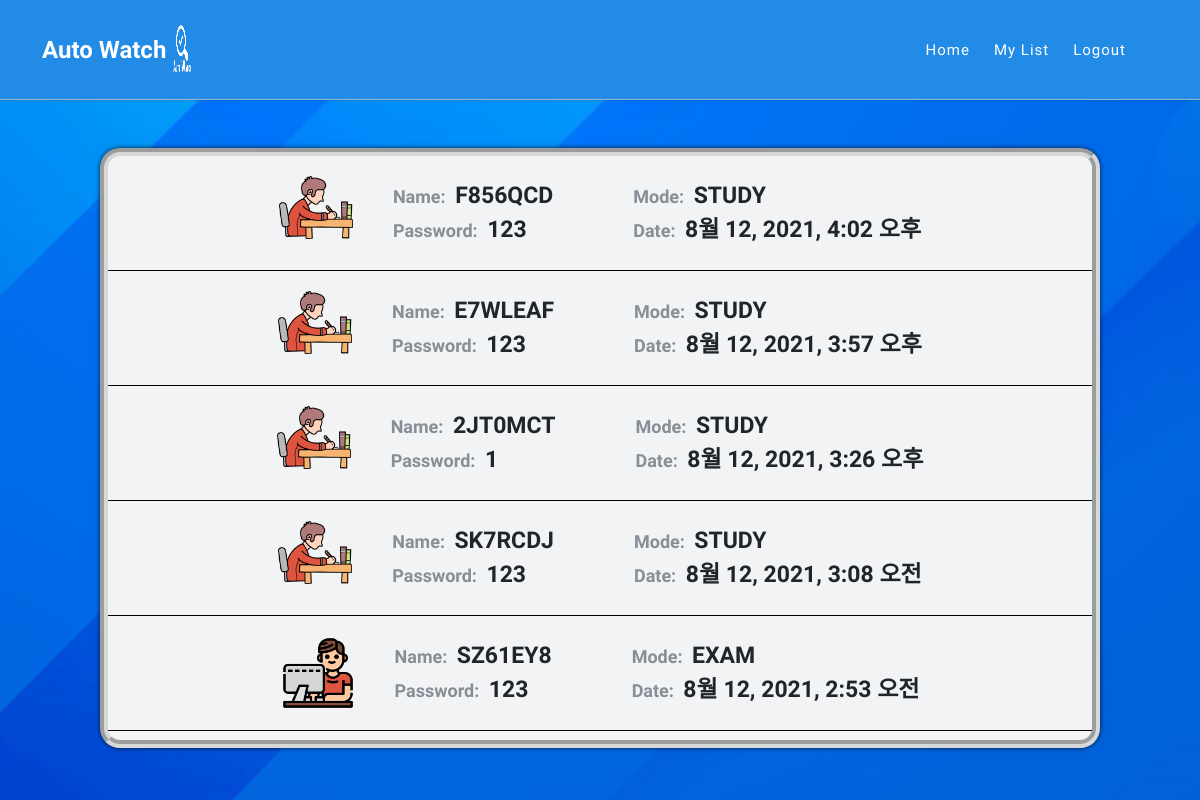
The app's page /main/list/room (signed in), older data.
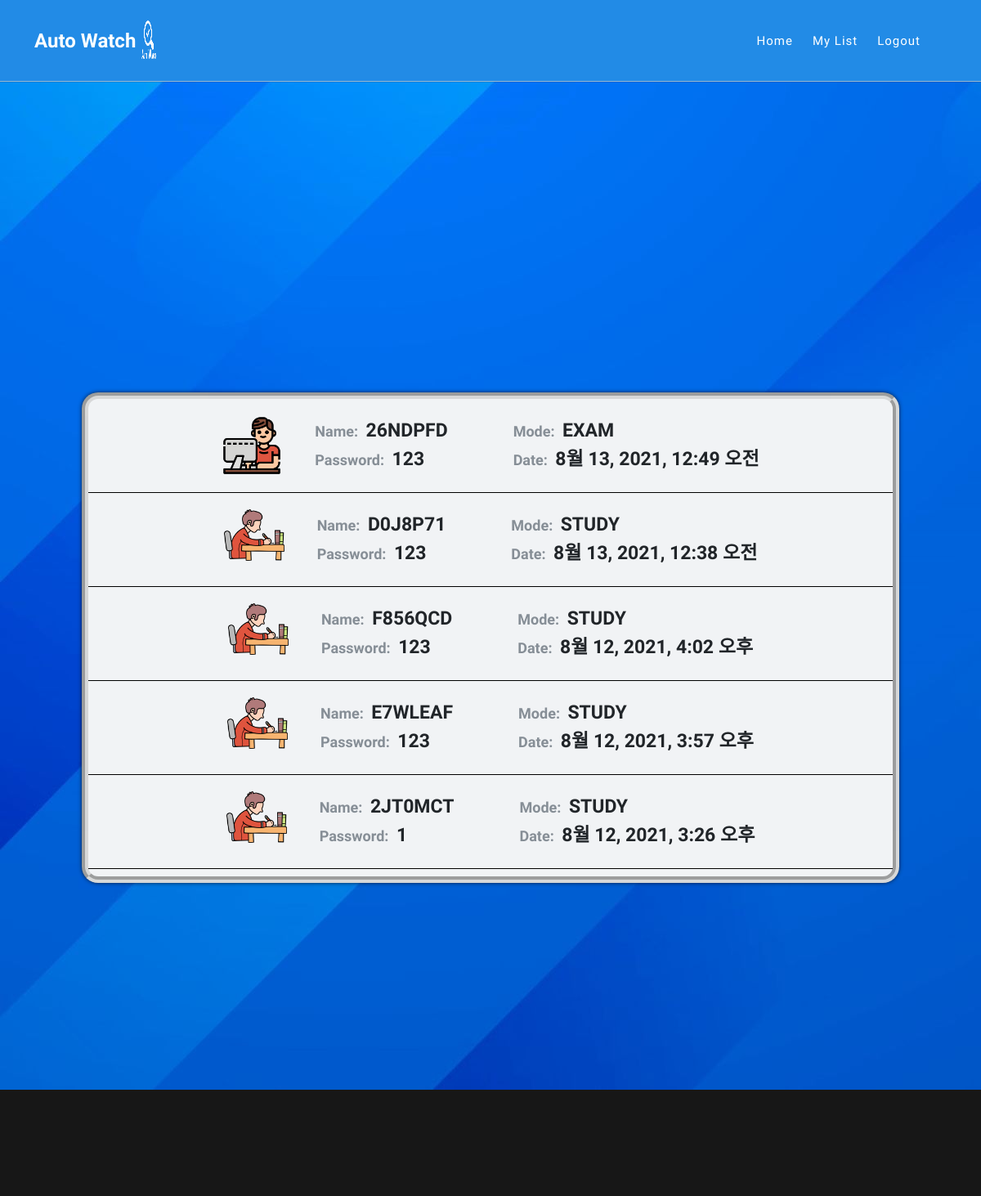
The same page, newer data.
### main/models.py (models this page shows, shortened)
class Room(models.Model):
    room_name = models.CharField(max_length=128, verbose_name="방 이름")
    room_password = models.CharField(max_length=64, verbose_name="방 비밀번호")
    file = models.FileField(upload_to="room", verbose_name="파일", default="NULL")
    mode = models.CharField(max_length=64, verbose_name="모드", default="NULL")
    maker = models.EmailField(max_length=64, verbose_name="생성자", default="NULL")
    make_date = models.DateTimeField(auto_now_add=True, verbose_name='생성 날짜')
    member_list = models.CharField(max_length=64, verbose_name='회원명단리스트',default=None)
    class Meta:
        db_table = 'room'
        verbose_name = 'Room 명단'
        verbose_name_plural = 'Room 명단'

### main/views.py (the view)
# urls.py: path('list/room', RoomList.as_view()),
class RoomList(ListView):
    model = Room
    template_name = 'roomlist.html'
    def get_queryset(self):    # roomlist를 보여줄 queryset 특정
        QuerySet = Room.objects.filter(maker = self.request.session.get('user_email')).order_by('-make_date')
        return QuerySet

### main/templates/roomlist.html (shortened to what this page needs)
<!DOCTYPE html>
<html lang="ko" id="html">
<head>
    <link href="/static/vendor/bootstrap/css/bootstrap.min.css" rel="stylesheet">
    <link rel="stylesheet" href="/static/assets/css/fontawesome.css">
    <link rel="stylesheet" href="/static/assets/css/templatemo-seo-dream.css?after">
    <link rel="stylesheet" href="/static/assets/css/main.css">
    <link rel="stylesheet" href="/static/assets/css/makeroom.css">
    <link rel="stylesheet" href="/static/assets/css/enterroom.css?after">
    <link rel="stylesheet" href="/static/assets/css/list.css?after">
    <link rel="stylesheet" href="/static/assets/css/animated.css">
    <link rel="stylesheet" href="https://cdnjs.cloudflare.com/ajax/libs/animate.css/4.1.1/animate.min.css"/>
    <link rel="stylesheet" href="/static/assets/css/owl.css">
</head>
<body>
    <div class="animate__animated animate__fadeInDown animate__delay-0.8s">
      <header class="header-area">
        <div class="container">
          <div class="row">
            <div class="col-12">
                <nav class="main-nav">
                  <a href="/main" class="logo">
                    <h4>Auto Watch <img src="/static/assets/images/자동감시로고_-removebg-preview.png" alt="" class="auto_logo"></h4>
                  </a>
                  <ul class="nav">
                    <li class="scroll-to-section"><a href="/main">Home</a></li>
                    <li class="scroll-to-section"><a href="/main/list">My List</a></li>
                    <li class="scroll-to-section"><a href="/logout">Logout {{username}}</a></li>
                    <li class="scroll-to-section"></li>
                  </ul>
                </nav>
            </div>
          </div>
        </div>
      </header>
    </div>
    <div class="main">
      <div class="inner">
        <div class="list-wapper">
          {% if object_list %}
              {% for Room in object_list %}
                  {% if Room.mode == 'STUDY' %}
                      <div class="room-list">
                          <img src="/static/assets/images/studying.png" alt="">
                          <div class="over"><span class="list-sub-text">Name: </span><span class="list-main-text">{{Room.room_name}}</span><br><span class="list-sub-text">Password: </span><span class="list-main-text">{{Room.room_password}}</span></div>
                          <div class="under"><span class="list-sub-text">Mode: </span><span class="list-main-text">{{Room.mode}}</span><br><span class="list-sub-text">Date: </span><span class="list-main-text">{{Room.make_date}}</span></div>
                      </div>
                  {% elif Room.mode == 'EXAM' %}
                      <div class="room-list">
                          <img src="/static/assets/images/exam.png" alt="">
                          <div class="over"><span class="list-sub-text">Name: </span><span class="list-main-text">{{Room.room_name}}</span><br><span class="list-sub-text">Password: </span><span class="list-main-text">{{Room.room_password}}</span></div>
                          <div class="under"><span class="list-sub-text">Mode: </span><span class="list-main-text">{{Room.mode}}</span><br><span class="list-sub-text">Date: </span><span class="list-main-text">{{Room.make_date}}</span></div>
                      </div>
                  {%endif%}
              {% endfor%}
          {% else %}
              <div id="noroom" class="animate__animated animate__rubberBand animate__delay-0.8s">
                  <span>생성한 방이 없습니다!</span>
                  <img src="/static/assets/images/embarrassed.png" alt="">
              </div>
          {%endif%}
        </div>
      </div>
    </div>
</body>
</html>

Row changes from the older to the newer data that the page shows:
no longer on this page (row unchanged): Room: room_name "SK7RCDJ", room_password "123", mode "STUDY", make_date "8월 12, 2021, 3:08 오전"
no longer on this page (row unchanged): Room: room_name "SZ61EY8", room_password "123", mode "EXAM", make_date "8월 12, 2021, 2:53 오전"
added Room: room_name "26NDPFD", room_password "123", mode "EXAM", make_date "8월 13, 2021, 12:49 오전"
added Room: room_name "D0J8P71", room_password "123", mode "STUDY", make_date "8월 13, 2021, 12:38 오전"
